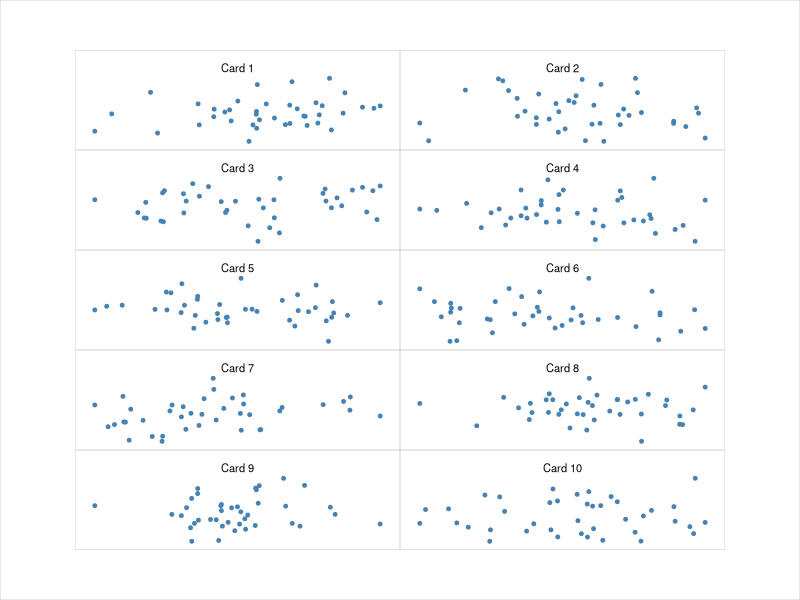

The R script that drew this image:
## ---- chunk 1
knitr::opts_chunk$set(echo = TRUE)
options(tidyverse.quiet = TRUE)
## ---- chunk 2
library(tidyverse)

## ---- chunk 3
library(ggplot2)
library(patchwork)

# =====================================================================
# BUSINESS CARD SHEET LAYOUT
# Defaults below match the most common perforated sheet layout
# (Avery 5371 / 28371 / 8371 and most "10-up" business card stock):
#   - US Letter page: 8.5 x 11 in
#   - 10 cards per sheet: 2 columns x 5 rows
#   - each card: 3.5 x 2 in
#   - margins: 0.75 in left/right, 0.5 in top/bottom
# If your brand of card stock differs, just change these numbers —
# everything else derives from them.
# =====================================================================

page_width   <- 8.5   # in
page_height  <- 11    # in
card_width   <- 3.5   # in
card_height  <- 2     # in
ncol_cards   <- 2
nrow_cards   <- 5
left_margin  <- 0.75  # in
top_margin   <- 0.5   # in

# sanity check: grid + margins should equal the page exactly
stopifnot(abs((ncol_cards * card_width + 2 * left_margin) - page_width)  < 1e-6)
stopifnot(abs((nrow_cards * card_height + 2 * top_margin) - page_height) < 1e-6)

# =====================================================================
# YOUR SUBPLOTS — replace make_plot() with your real plotting code.
# Each plot should be "clean" (theme_void or minimal theme, no titles
# that will get clipped) since it will be squeezed into a 3.5 x 2 card.
# =====================================================================

make_plot <- function(i) {
  set.seed(i)
  df <- data.frame(x = rnorm(40), y = rnorm(40))
  ggplot(df, aes(x, y)) +
    geom_point(size = 1, color = "steelblue") +
    theme_void() +
    theme(plot.margin = margin(4, 4, 4, 4)) +
    labs(title = paste("Card", i)) +
    theme(plot.title = element_text(size = 8, hjust = 0.5))
}

n_cards <- ncol_cards * nrow_cards
plots <- lapply(seq_len(n_cards), make_plot)

# =====================================================================
# ARRANGE WITH PATCHWORK
# =====================================================================

grid <- wrap_plots(plots, ncol = ncol_cards, nrow = nrow_cards)

# Push the whole grid into the page at the exact perforation margins.
# Because ggplot/grid honor absolute units ("in"), this stays pixel-
# perfect regardless of the output device size, as long as you save
# at exactly page_width x page_height below.
grid <- grid + plot_annotation(
  theme = theme(
    plot.margin = margin(
      t = top_margin, r = left_margin,
      b = top_margin, l = left_margin,
      unit = "in"
    )
  )
)

# =====================================================================
# OPTIONAL: draw faint card outlines so you can test alignment on
# plain paper before committing to real perforated stock. Comment
# this block out once you've confirmed alignment.
# =====================================================================

grid <- grid & theme(
  plot.background = element_rect(colour = "grey80", linewidth = 0.3, fill = NA)
)

# =====================================================================
# SAVE — width/height MUST equal page_width/page_height exactly.
# =====================================================================

ggsave(
  filename = "business_card_plots.pdf",
  plot = grid,
  width = page_width,
  height = page_height,
  units = "in",
  device = cairo_pdf   # keeps vector output crisp; falls back to pdf() if unavailable
)

# Tip: print this PDF at 100% scale / "actual size" (NOT "fit to page")
# or the cards will drift off the perforations.
